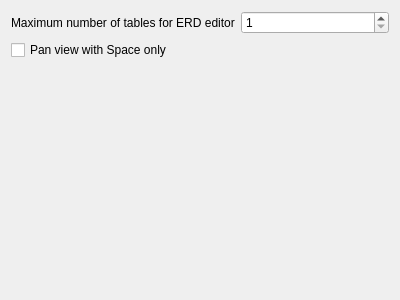
<?xml version="1.0" encoding="UTF-8"?>
<ui version="4.0">
 <class>ErdConfig</class>
 <widget class="QWidget" name="ErdConfig">
  <property name="geometry">
   <rect>
    <x>0</x>
    <y>0</y>
    <width>400</width>
    <height>300</height>
   </rect>
  </property>
  <property name="windowTitle">
   <string>Form</string>
  </property>
  <layout class="QGridLayout" name="gridLayout">
   <item row="2" column="0" colspan="2">
    <spacer name="verticalSpacer">
     <property name="orientation">
      <enum>Qt::Orientation::Vertical</enum>
     </property>
     <property name="sizeHint" stdset="0">
      <size>
       <width>20</width>
       <height>205</height>
      </size>
     </property>
    </spacer>
   </item>
   <item row="0" column="0">
    <widget class="QLabel" name="maxTablesLabel">
     <property name="text">
      <string>Maximum number of tables for ERD editor</string>
     </property>
    </widget>
   </item>
   <item row="0" column="1">
    <widget class="QSpinBox" name="maxTablesSpin">
     <property name="toolTip">
      <string>Setting this value too high may cause the application to slow down or become unresponsive when opening the ERD editor.</string>
     </property>
     <property name="minimum">
      <number>1</number>
     </property>
     <property name="maximum">
      <number>99999</number>
     </property>
     <property name="cfg" stdset="0">
      <string>Erd.MaxTableLimit</string>
     </property>
    </widget>
   </item>
   <item row="1" column="0" colspan="2">
    <widget class="QCheckBox" name="dragBySpaceCheck">
     <property name="toolTip">
      <string>Starts panning as soon as the Space key is pressed, without requiring a mouse button press.</string>
     </property>
     <property name="text">
      <string>Pan view with Space only</string>
     </property>
     <property name="cfg" stdset="0">
      <string>Erd.DragBySpace</string>
     </property>
    </widget>
   </item>
  </layout>
 </widget>
 <resources/>
 <connections/>
</ui>
